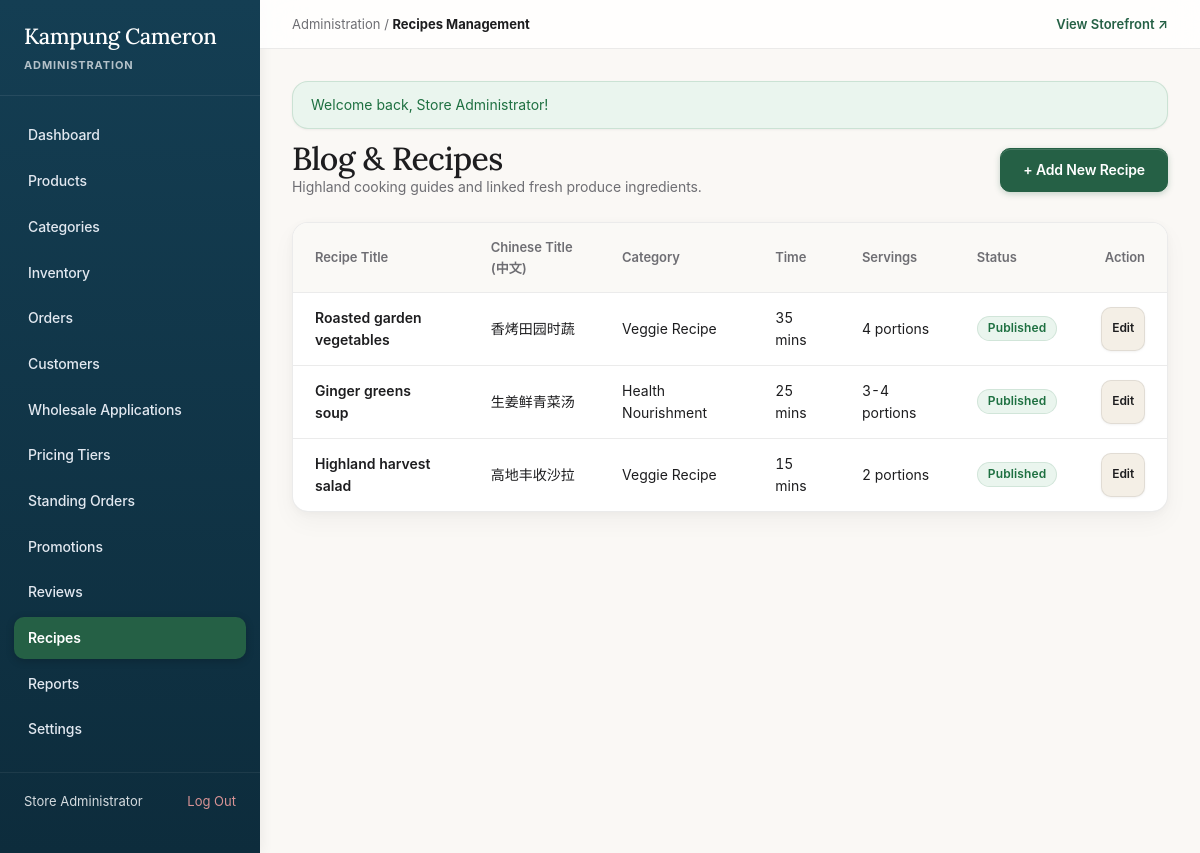
/admin/recipes (signed in), run on the app's committed database.
### tables this page shows
CREATE TABLE IF NOT EXISTS `recipes` (
    `id` INT AUTO_INCREMENT PRIMARY KEY,
    `slug` VARCHAR(120) NOT NULL UNIQUE,
    `category` ENUM('veggie_recipe', 'health_nourishment') NOT NULL DEFAULT 'veggie_recipe',
    `title_en` VARCHAR(180) NOT NULL,
    `title_zh` VARCHAR(180) NOT NULL,
    `prep_time_minutes` INT NOT NULL DEFAULT 15,
    `cooking_time_minutes` INT NOT NULL DEFAULT 15,
    `servings` VARCHAR(40) NOT NULL DEFAULT '2-4 portions',
    `image` VARCHAR(255) DEFAULT NULL,
    `excerpt_en` TEXT DEFAULT NULL,
    `excerpt_zh` TEXT DEFAULT NULL,
    `ingredients_en` TEXT NOT NULL,
    `ingredients_zh` TEXT NOT NULL,
    `steps_en` MEDIUMTEXT NOT NULL,
    `steps_zh` MEDIUMTEXT NOT NULL,
    `is_published` TINYINT(1) NOT NULL DEFAULT 1,
    `created_at` DATETIME NOT NULL DEFAULT CURRENT_TIMESTAMP,
    INDEX `idx_rec_slug` (`slug`)
);

### app/helpers/view.php (called while the page is built, shortened)
<?php
function render_view(string $viewPath, array $data = [], string $layout = 'main'): void {
    extract($data);
    $viewFile = VIEW_PATH . '/' . $viewPath . '.php';
    require $viewFile;
}
function url(string $path = ''): string {
    return BASE_URL . '/' . ltrim($path, '/');
}

### app/controllers/AdminController.php (called while the page is built, shortened)
<?php
class AdminController {
    public function recipes(): void {
        $recipes = DB::fetchAll("SELECT * FROM recipes ORDER BY id DESC");
        render_view('admin/recipes', [
            'recipes' => $recipes,
            'title'   => 'Recipes Management'
        ], 'admin');
    }
}

### config/db.php (called while the page is built, shortened)
<?php
class DB {
    private static ?PDO $instance = null;
    public static function connect(): PDO {
        if (self::$instance === null) {
            $dsn = sprintf(
                'mysql:host=%s;port=%s;dbname=%s;charset=utf8mb4',
                DB_HOST,
                DB_PORT,
                DB_NAME
            );
            $options = [
                PDO::ATTR_ERRMODE            => PDO::ERRMODE_EXCEPTION,
                PDO::ATTR_DEFAULT_FETCH_MODE => PDO::FETCH_ASSOC,
                PDO::ATTR_EMULATE_PREPARES   => false,
            ];
            try {
                self::$instance = new PDO($dsn, DB_USER, DB_PASS, $options);
            } catch (PDOException $e) {
                die('Database Connection Failed: ' . htmlspecialchars($e->getMessage()));
            }
        }
        return self::$instance;
    }
    public static function query(string $sql, array $params = []): PDOStatement {
        $stmt = self::connect()->prepare($sql);
        $stmt->execute($params);
        return $stmt;
    }
    public static function fetchAll(string $sql, array $params = []): array {
        return self::query($sql, $params)->fetchAll();
    }
}

### app/views/admin/recipes.php (the view)
<div>
    <div class="admin-page-header">
        <div>
            <h1 class="admin-page-title">Blog & Recipes</h1>
            <p style="color: var(--admin-text-muted); font-size: 14px;">Highland cooking guides and linked fresh produce ingredients.</p>
        </div>
        <a href="<?= url('/admin/recipes/edit') ?>" class="btn btn-primary">+ Add New Recipe</a>
    </div>
    <div class="admin-card">
        <div class="admin-table-scroll" role="region" aria-label="Recipes data table" tabindex="0"><table class="admin-table">
            <thead>
                <tr>
                    <th>Recipe Title</th>
                    <th>Chinese Title (中文)</th>
                    <th>Category</th>
                    <th>Time</th>
                    <th>Servings</th>
                    <th>Status</th>
                    <th style="text-align: right;">Action</th>
                </tr>
            </thead>
            <tbody>
                <?php foreach ($recipes as $r): ?>
                    <tr>
                        <td style="font-weight: 600;"><?= htmlspecialchars($r['title_en']) ?></td>
                        <td><?= htmlspecialchars($r['title_zh']) ?></td>
                        <td><?= $r['category'] === 'health_nourishment' ? 'Health Nourishment' : 'Veggie Recipe' ?></td>
                        <td><?= $r['prep_time_minutes'] + $r['cooking_time_minutes'] ?> mins</td>
                        <td><?= htmlspecialchars($r['servings']) ?></td>
                        <td>
                            <span class="badge <?= $r['is_published'] ? 'badge-in-stock' : 'badge-sold-out' ?>">
                                <?= $r['is_published'] ? 'Published' : 'Draft' ?>
                            </span>
                        </td>
                        <td style="text-align: right;">
                            <a href="<?= url('/admin/recipes/edit?id=' . $r['id']) ?>" class="btn btn-secondary" style="padding: 4px 10px; font-size: 12px;">Edit</a>
                        </td>
                    </tr>
                <?php endforeach; ?>
            </tbody>
        </table></div>
    </div>
</div>

### public/assets/css/style.css (style rules this page uses)
:root { --primary-green: #256045; --primary-green-dark: #194430; --primary-green-light: #eaf5ee; --service-blue: #184e68; --service-blue-dark: #10384c; --service-blue-light: #eef6f9; --warm-paper: #faf8f5; --warm-paper-card: #f4efe6; --surface-white: #ffffff; --surface-translucent: rgba(250, 248, 245, 0.85); --text-main: #1d1d1f; --text-muted: #6e6e73; --text-subtle: #86868b; --border-color: rgba(0, 0, 0, 0.08); --border-focus: #256045; --danger-color: #d9383a; --danger-bg: #fff1f2; --warning-color: #b45309; --warning-bg: #fffbeb; --success-color: #1e7041; --success-bg: #eaf5ee; --radius-xs: 6px; --radius-sm: 10px; --radius-md: 16px; --radius-lg: 22px; --radius-pill: 9999px; --shadow-sm: 0 1px 3px rgba(0, 0, 0, 0.04), 0 1px 2px rgba(0, 0, 0, 0.02); --shadow-md: 0 4px 14px rgba(0, 0, 0, 0.05), 0 1px 3px rgba(0, 0, 0, 0.02); --shadow-lg: 0 12px 32px rgba(0, 0, 0, 0.08), 0 2px 6px rgba(0, 0, 0, 0.03); --shadow-card: 0 2px 8px rgba(0, 0, 0, 0.03), 0 10px 24px rgba(0, 0, 0, 0.04); --shadow-card-hover: 0 8px 24px rgba(0, 0, 0, 0.07), 0 20px 40px rgba(0, 0, 0, 0.05); --shadow-modal: 0 24px 64px rgba(0, 0, 0, 0.16), 0 4px 16px rgba(0, 0, 0, 0.04); --ease-apple: cubic-bezier(0.16, 1, 0.3, 1); --transition-quick: 0.16s var(--ease-apple); --transition-smooth: 0.28s var(--ease-apple); --transition-instant: 0.1s ease-out; --max-width: 1280px; }
*, *::before, *::after { box-sizing: border-box; margin: 0; padding: 0; }
html { scroll-behavior: smooth; }
body { font-family: -apple-system, BlinkMacSystemFont, "SF Pro Text", "SF Pro Display", "DM Sans", "Noto Sans SC", "Segoe UI", Roboto, sans-serif; background-color: var(--warm-paper); color: var(--text-main); line-height: 1.55; font-size: 15px; -webkit-font-smoothing: antialiased; -moz-osx-font-smoothing: grayscale; text-rendering: optimizeLegibility; min-height: 100vh; display: flex; flex-direction: column; }
h1, h2, h3, h4 { font-family: 'Lora', 'Noto Sans SC', Georgia, serif; font-weight: 500; color: var(--text-main); }
h1 { font-size: clamp(32px, 4.5vw, 48px); line-height: 1.1; letter-spacing: -0.028em; }
p { line-height: 1.6; letter-spacing: -0.005em; }
a { color: inherit; text-decoration: none; transition: color var(--transition-quick), opacity var(--transition-quick); }
.btn { display: inline-flex; align-items: center; justify-content: center; gap: 8px; min-height: 44px; padding: 10px 22px; font-size: 14px; font-weight: 600; letter-spacing: -0.01em; border-radius: var(--radius-sm); border: 1px solid transparent; cursor: pointer; user-select: none; white-space: nowrap; box-shadow: var(--shadow-sm); transition: transform var(--transition-instant), background-color var(--transition-quick), border-color var(--transition-quick), box-shadow var(--transition-quick); }
.btn-primary { background-color: var(--primary-green); color: var(--surface-white); border-color: var(--primary-green); box-shadow: 0 2px 6px rgba(37, 96, 69, 0.25), inset 0 1px 0 rgba(255, 255, 255, 0.15); }
.btn-secondary { background-color: var(--warm-paper-card); color: var(--text-main); border-color: var(--border-color); }
.badge { display: inline-flex; align-items: center; padding: 4px 10px; border-radius: var(--radius-pill); font-size: 12px; font-weight: 600; line-height: 1.2; letter-spacing: 0.01em; }
.badge-in-stock { background-color: var(--success-bg); color: var(--success-color); border: 1px solid rgba(30, 112, 65, 0.12); }

### data on the page
recipes: title_en "Roasted garden vegetables", title_zh "香烤田园时蔬", category "Veggie Recipe", $r['prep_time_minutes'] + $r['cooking_time_minutes'] "35", servings "4 portions", is_published "Published"
recipes: title_en "Ginger greens soup", title_zh "生姜鲜青菜汤", shows "Health Nourishment", $r['prep_time_minutes'] + $r['cooking_time_minutes'] "25", servings "3-4 portions", is_published "Published"
recipes: title_en "Highland harvest salad", title_zh "高地丰收沙拉", category "Veggie Recipe", $r['prep_time_minutes'] + $r['cooking_time_minutes'] "15", servings "2 portions", is_published "Published"

### other printed values
$label "Dashboard"
$label "Products"
$label "Categories"
$label "Inventory"
$label "Orders"
$label "Customers"
$label "Wholesale Applications"
$label "Pricing Tiers"
$label "Standing Orders"
$label "Promotions"
$label "Reviews"
$label "Recipes"
$label "Reports"
$label "Settings"
auth_user()['name'] "Store Administrator"
